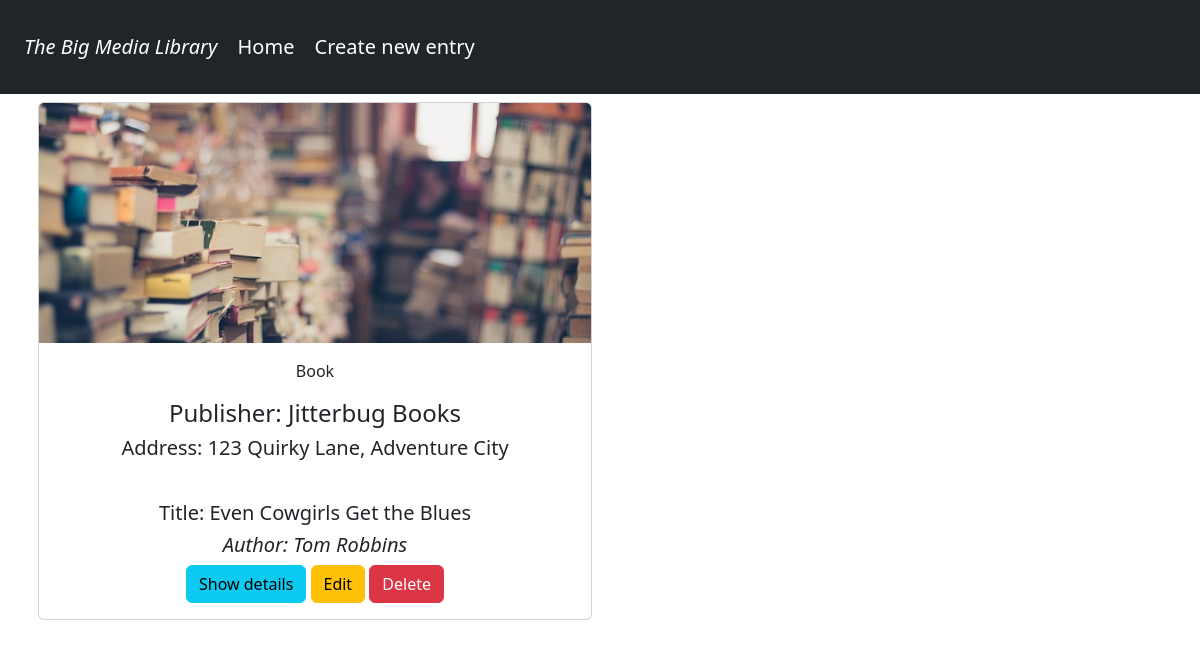
The app's page /publisher.php?publisher_name=Jitterbug Books with its own data.
### tables this page shows
CREATE TABLE `media_biglibrary` (
  `id` int(11) NOT NULL,
  `title` varchar(255) NOT NULL,
  `picture` varchar(255) DEFAULT NULL,
  `isbn_code` varchar(15) DEFAULT NULL,
  `short_description` varchar(255) DEFAULT NULL,
  `type` varchar(50) NOT NULL,
  `status` varchar(50) DEFAULT NULL,
  `author_first_name` varchar(255) DEFAULT NULL,
  `author_last_name` varchar(255) DEFAULT NULL,
  `publisher_name` varchar(255) DEFAULT NULL,
  `publisher_address` varchar(255) DEFAULT NULL,
  `publish_date` date DEFAULT NULL
);

### publisher.php (the view, shortened to what this page needs)
<?php
require_once 'components/db_connect.php';
$listPub = "";
if(isset($_GET['publisher_name'])){
$publisher = $_GET['publisher_name'];
$sql = "SELECT * FROM `media_biglibrary` WHERE `publisher_name` = '$publisher'";
$result = mysqli_query($connect,$sql);
if($rows = mysqli_num_rows($result) > 0){
    while ($row = mysqli_fetch_assoc($result)) {
        $listPub .= "
          <div class='col md-4 p-2'>
          <div class='card h-100'>
          <img src= assets/$row[picture] class='card-img-top object-fit-cover' style='height:15rem' alt=''>
          <div class='card-body d-flex flex-column align-items-center'>
            <p class='card-text'>$row[type]</p>
            <h4 class='card-text'>Publisher: $row[publisher_name]</h4>
            <h5 class='card-text'>Address: $row[publisher_address]</h5>
            <hr>
            <h5 class='card-title'>Title: $row[title]</h5>
            <h5 class='card-title fst-italic'>Author: $row[author_first_name] $row[author_last_name]</h5>
            <div class='mt-auto align-self-center'>
            <a href='details.php?id=$row[id]' class='btn btn-info mt-auto'>Show details</a>
            <a href='update.php?id=$row[id]' class='btn btn-warning'>Edit</a>
            <a href='delete.php?id=$row[id]' class='btn btn-danger'>Delete</a>
            </div>
          </div>
        </div>
        </div>
          ";
    }
}
else {
    $listPub = "No data";
}
};
?>
<!DOCTYPE html>
<html lang="en">
<head>
    <link href="https://cdn.jsdelivr.net/npm/bootstrap@5.3.2/dist/css/bootstrap.min.css" rel="stylesheet">
</head>
<body>
<?php require_once 'components/navbar.php';?>
<div class="container">
<div class="row row-cols-lg-2 row-cols-md-2">
   <?= $listPub ?>
</div>
</div>
</body>
</html>

### records on screen
media_biglibrary: picture (picture), type "Book", publisher_name "Jitterbug Books", publisher_address "123 Quirky Lane, Adventure City", title "Even Cowgirls Get the Blues", author_first_name "Tom", author_last_name "Robbins"
